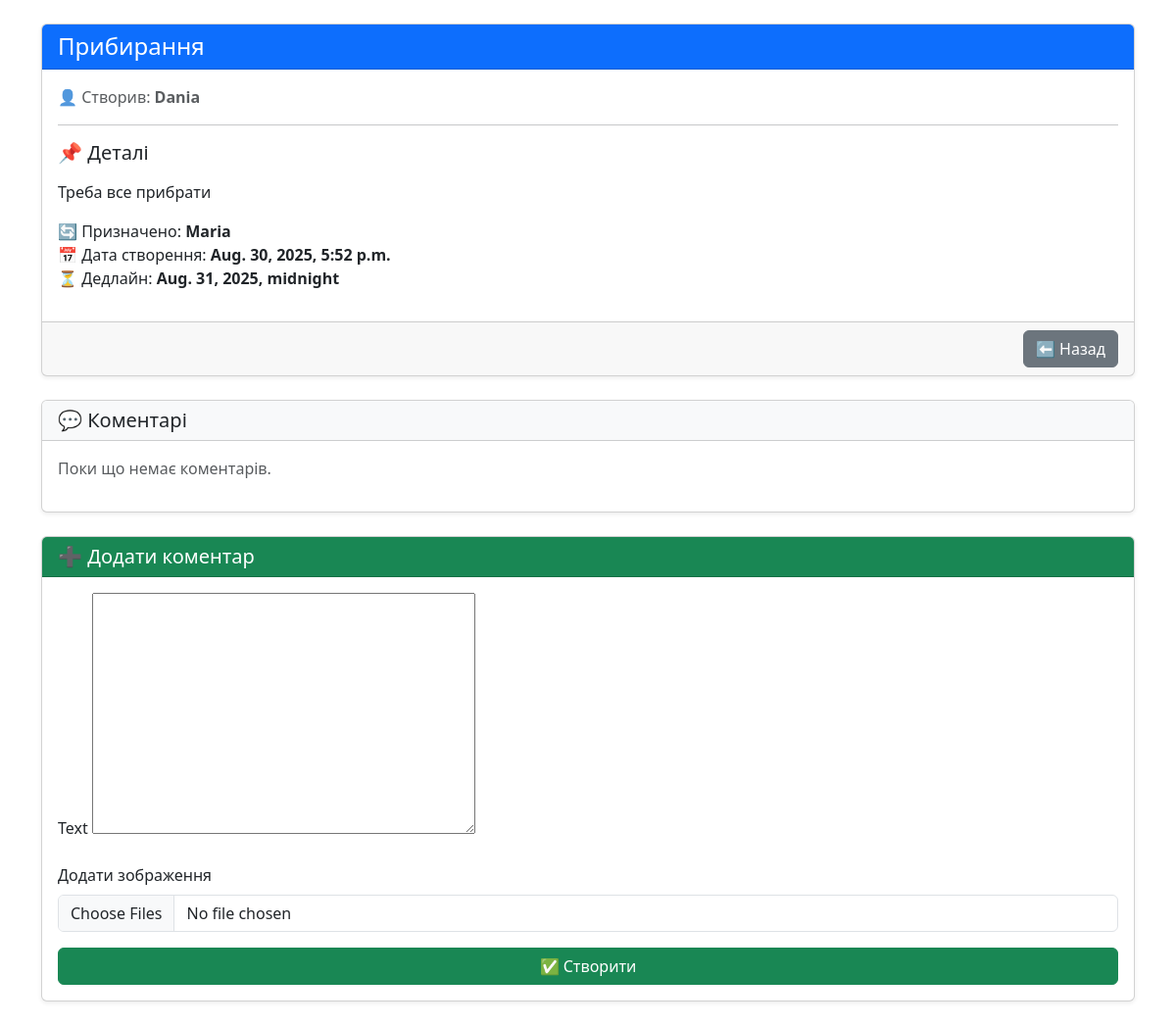
The page /task_details/12/ on the database its author committed.
### todo_list_app/models.py (models this page shows, shortened)
class Task(models.Model):
    status = ForeignKey(Status, on_delete=models.CASCADE, related_name="tasks")
    created_by = ForeignKey(User, on_delete=models.CASCADE, related_name="created_tasks")
    title = CharField(max_length=100)
    description = TextField()
    assigned_to = ForeignKey(User, on_delete=models.CASCADE, related_name="assigned_tasks")
    created_at = DateTimeField(auto_now_add=True)
    deadline = DateTimeField()
    finished_at = DateTimeField()
    updated_at = DateTimeField(auto_now=True)

### todo_list_app/views.py (the view, shortened to what this page needs)
# urls.py: path('task_details/<int:pk>/', views.TaskDetails.as_view(), name = "task_info")
class TaskDetails(DetailView, FormMixin):
    model = Task
    template_name = "todo_basics/task_info.html"
    context_object_name = "task"
    form_class = ComentsForm

### todo_list_app/forms.py
class ComentsForm(forms.ModelForm):
    class Meta:
        model = Coments
        fields = ["text"]

### templates/todo_basics/task_info.html (shortened to what this page needs)
{% extends "base.html" %}
{% block content %}
<div class="container my-4">
  <div class="card shadow-sm mb-4">
    <div class="card-header bg-primary text-white">
      <h4 class="mb-0">{{ task.title }}</h4>
    </div>
    <div class="card-body">
      <p class="mb-1 text-muted">
        👤 Створив: <strong>{{ task.created_by }}</strong>
      </p>
      <hr>
      <h5 class="mb-3">📌 Деталі</h5>
      <p>{{ task.description }}</p>
      <p>
        🔄 Призначено: <strong>{{ task.assigned_to }}</strong><br>
        📅 Дата створення: <strong>{{ task.created_at }}</strong><br>
        ⏳ Дедлайн: <strong>{{ task.deadline }}</strong>
      </p>
    </div>
    <div class="card-footer text-end">
      <a class="btn btn-secondary" href="{% url 'board_info' task.status.board.pk %}">⬅ Назад</a>
    </div>
  </div>
  <div class="card shadow-sm mb-4">
    <div class="card-header bg-light">
      <h5 class="mb-0">💬 Коментарі</h5>
    </div>
    <div class="card-body">
      {% if task.coments.all %}
        {% for coment in task.coments.all %}
          <div class="mb-3 border-bottom pb-2">
            <p class="mb-1"><strong>{{ coment.text }}</strong></p>
            {% if coment.images.all %}
              <div class="d-flex flex-wrap gap-2">
                {% for image in coment.images.all %}
                  <img src="{{ image.image.url }}" alt="Comment Image"
                       class="img-thumbnail" style="max-height: 100px;">
                {% endfor %}
              </div>
            {% endif %}
          </div>
        {% endfor %}
      {% else %}
        <p class="text-muted">Поки що немає коментарів.</p>
      {% endif %}
    </div>
  </div>
  <div class="card shadow-sm">
    <div class="card-header bg-success text-white">
      <h5 class="mb-0">➕ Додати коментар</h5>
    </div>
    <div class="card-body">
      <form method="POST" enctype="multipart/form-data">
        {% for field in form %}
          <div class="mb-3">
            <label for="{{ field.id_for_label }}" class="form-label">
              {{ field.label }}
            </label>
            {{ field }}
          </div>
        {% endfor %}
        <div class="mb-3">
          <label for="id_images" class="form-label">Додати зображення</label>
          <input type="file" name="images" id="id_images" multiple accept="image/*" class="form-control">
        </div>
        <button type="submit" class="btn btn-success w-100">✅ Створити</button>
      </form>
    </div>
  </div>
</div>
{% endblock %}

### rows shown on the page
Task: title "Прибирання", created_by "Dania", description "Треба все прибрати", assigned_to "Maria", created_at "Aug. 30, 2025, 5:52 p.m.", deadline "Aug. 31, 2025, midnight"

### other values the page prints
{{ field.label }} "Text"
